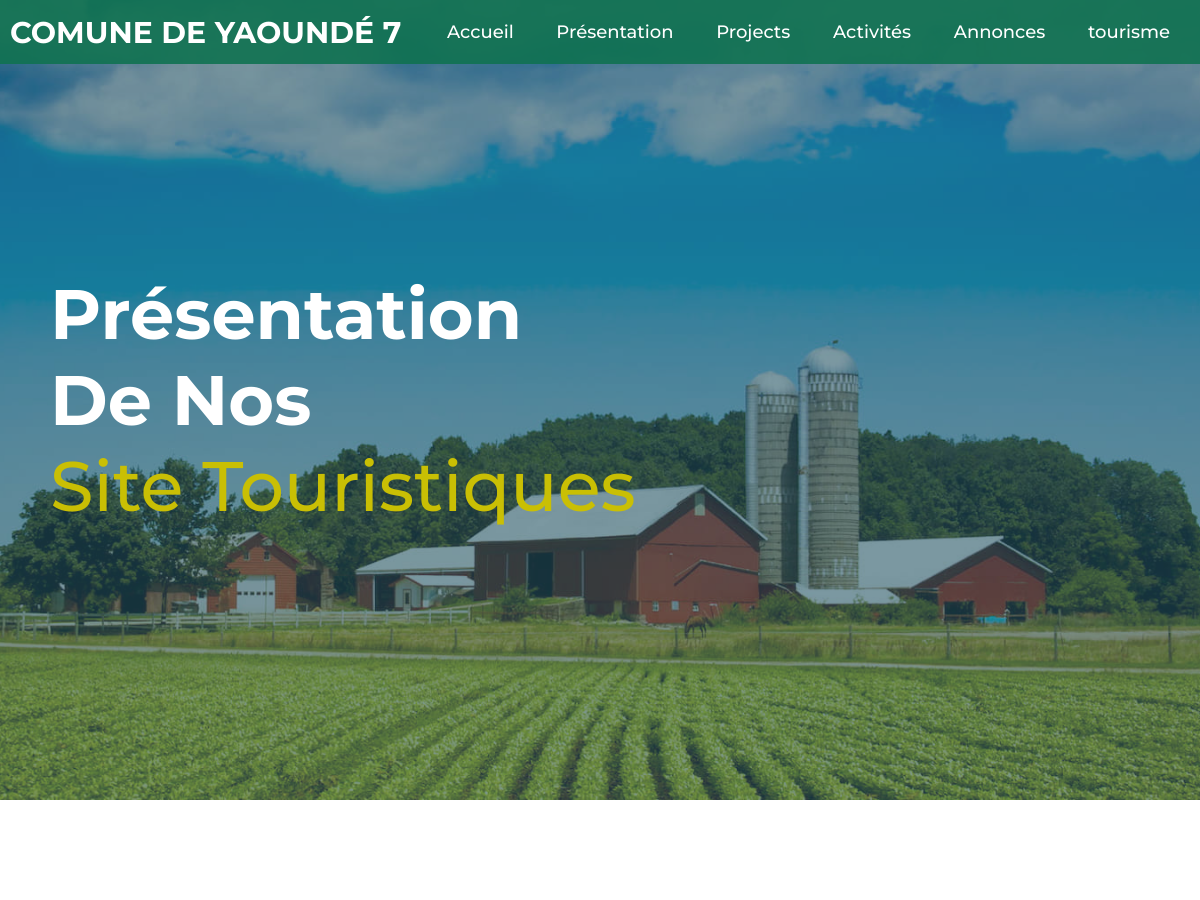
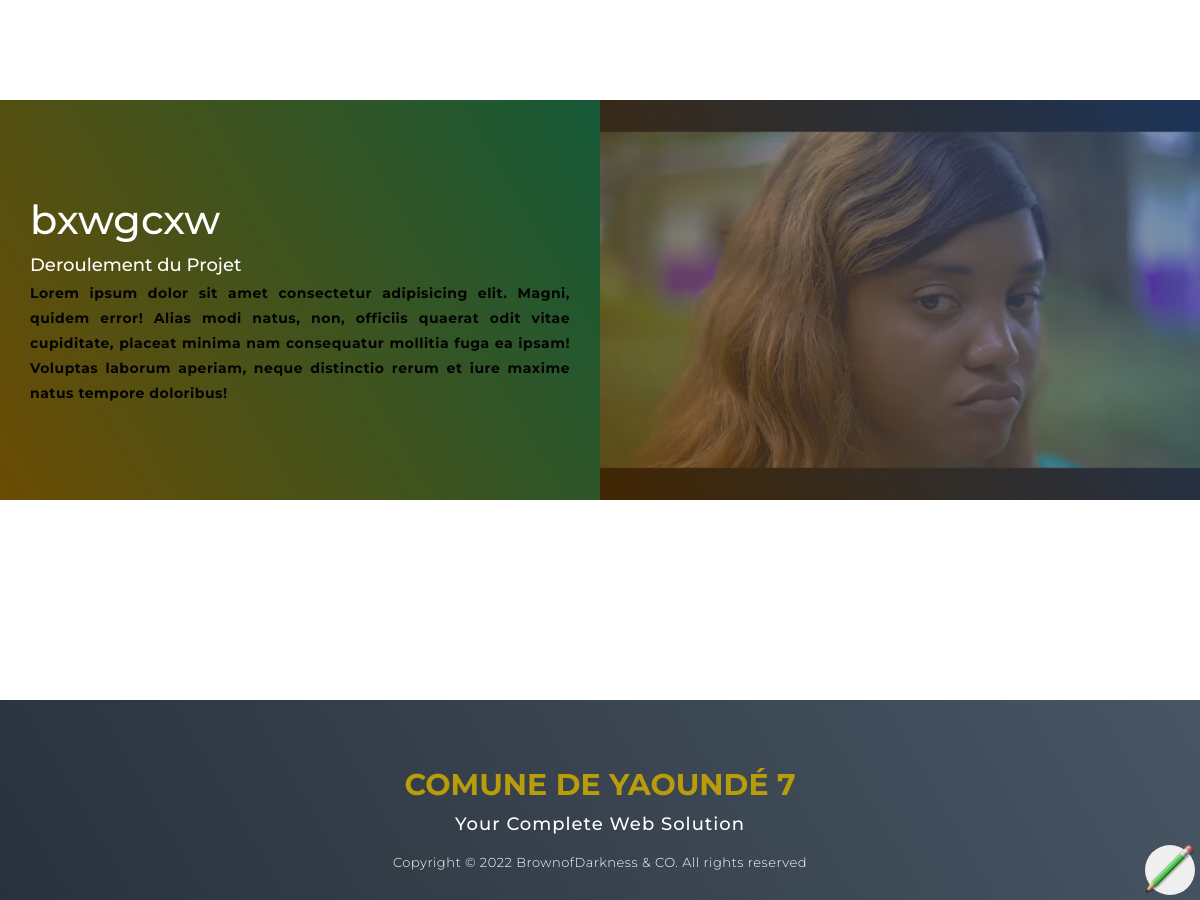
The app's page /CMS_2064/soft_thème/tourisme.php (signed in) with its own data (2 pictures, top to bottom).
### tables this page shows
CREATE TABLE `presentation` (
  `id` int(11) NOT NULL,
  `nom_Mairie` varchar(255) NOT NULL,
  `Story` text NOT NULL,
  `image` varchar(255) NOT NULL
);

CREATE TABLE `Tourisme` (
  `id` int(11) NOT NULL,
  `nom` varchar(255) NOT NULL,
  `description` text NOT NULL,
  `image` varchar(255) NOT NULL
);

### CMS_2064/soft_thème/tourisme.php (the view, shortened to what this page needs)
<?php
    include '../Admin/includes/headlog.php';
?>
<!DOCTYPE html>
<html lang="en">
<head>
  <link rel="stylesheet" href="./css/style.css">
</head>
<body>
  <section id="header">
    <div class="header container">
      <div class="nav-bar">
        <div class="brand">
        <?php
            $req = "SELECT * FROM presentation";
            $res1 = $conn->query($req);
            $tab=$res1->fetchAll();
            if ($tab) {
        ?>
        <a href="#hero">
            <h1><?= $tab[0]['nom_Mairie']?></h1>
          </a>
        <?php
             }
             else {
        ?>
          <a href="#hero">
            <h1><span>c</span>m<span>s</span>new<</h1>
          </a>
        <?php
             }
        ?>
        </div>
        <div class="nav-list">
          <ul>
            <li><a href="index.php#hero">Accueil</a></li>
            <li><a href="presentation.php#hero">Présentation</a></li>
            <li><a href="Projets.php#hero">Projects</a></li>
            <li><a href="Activités.php#hero">Activités</a></li>
            <li><a href="annonces.php#hero">Annonces</a></li>
            <li><a href="tourisme.php#hero">tourisme</a></li>
          </ul>
        </div>
      </div>
    </div>
  </section>
  <section id="hero">
    <div class="hero container">
      <div>
        <h1>Présentation <span></span></h1>
        <h1>De Nos<span></span></h1>
        <h1>Site Touristiques<span></span></h1>
      </div>
    </div>
  </section>
  <?php
    $req = "SELECT * FROM Tourisme order by id desc";
    $res1 = $conn->query($req);
    if ($res1) {
        $all = $res1->fetchAll();
        foreach ($all as $publisher) {
?>
  <section id="projects">
    <div class="projects container">
      <div class="all-projects">
        <div class="project-item">
          <div class="project-info">
            <h1><?php echo $publisher['nom']; ?></h1>
            <h2>Deroulement du Projet</h2>
            <p><?php echo $publisher['description']; ?></p>
          </div>
          <div class="project-img">
            <img src="../images/<?php echo $publisher['image']; ?>" alt="img">
          </div>
        </div>
      </div>
    </div>
  </section>
  <?php
          }
      }
  ?>
  <section id="footer">
    <div class="footer container">
      <div class="brand">
      <?php
            $req = "SELECT * FROM presentation";
            $res1 = $conn->query($req);
            $tab=$res1->fetchAll();
            if ($tab) {
        ?>
        <a href="#hero">
            <h1><span><?= $tab[0]['nom_Mairie']?></span></h1>
          </a>
        <?php
             }
             else {
        ?>
          <a href="#hero">
            <h1><span>c</span>m<span>s</span>new<</h1>
          </a>
        <?php
             }
        ?>
      </div>
      <h2>Your Complete Web Solution</h2>
      <p>Copyright &copy 2022 BrownofDarkness & CO. All rights reserved</p>
    </div>
  </section>
  <?php
      if (isset($_SESSION['username'])) {
  ?>
  <button class="view"><a href="../Admin/Tourisme.php" ><img src="../images/edit.png" width="100%" alt=""></a></button>
  <?php
      }
  ?>
</body>
</html>

### CMS_2064/soft_thème/tourisme.php (style rules this page uses)
.view { position: fixed; border: none; outline: none; height: 50px; width: 50px; bottom: 5px; right: 5px; border-radius:50%; z-index: 1000; }

### records on screen
presentation: nom_Mairie "COMUNE DE YAOUNDÉ 7"
tourisme: nom "bxwgcxw", description "Lorem ipsum dolor sit amet consectetur adipisicing elit. Magni, quidem error! Alias modi natus, non, officiis quaerat odit vitae cupiditate, placeat minima nam consequatur mollitia fuga ea ipsam! Voluptas laborum aperiam, neque distinctio rerum et iure maxime natus tempore doloribus!", image (picture)
